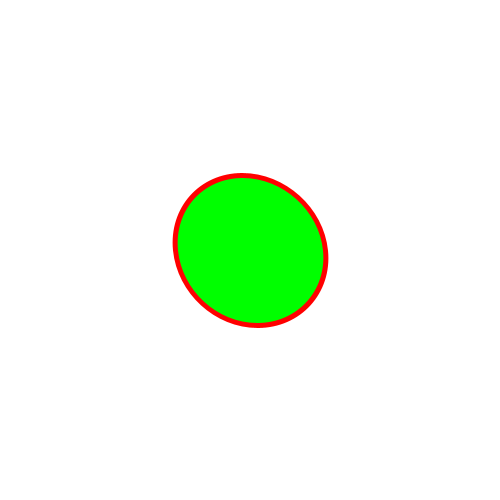
Frame 1 (no input)
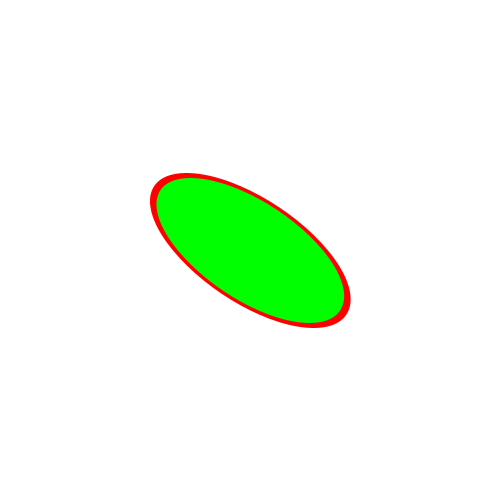
Frame 60 (the mouse pressed at the canvas centre just before this capture)
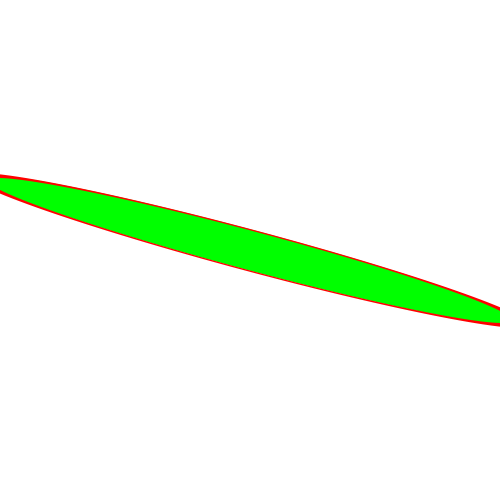
Frame 120 (the mouse held since frame 60 and released just before this capture)

The Processing sketch that drew these frames (run headless with seeded random() and noise(); from frame 60 on, the mouse is pressed at the canvas centre):

// Processing sketch: Shear
// ── Shear.pde
/*Shear x,y(stretcha e allarga in diagonale e ritorna per passare dalla diagonale sinistra al centro*/
float shX=0.1;
float shY=0.1;


void setup(){
  fill(0,255,0);
  stroke(255,0,0);
  strokeWeight(5);
  rectMode(CENTER);
  size(500,500);
}

void draw(){
  background(255);
  translate(width/2,height/2);
  shearX(shX);
  ellipse(0,0,150,150);
  shX+=0.01;
  shY+=0.01;
}
  
